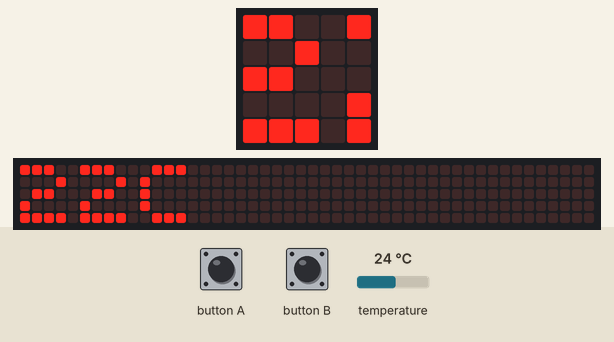
Simulated run of this program. Board: BBC micro:bit running MicroPython. Shown: the board's 5×5 LED display, a strip that is not on the board, showing the scrolling text unrolled. Inputs (shaded band) come from the test bench; at power-on: temperature 24 °C. The 48×5 strip is a reading aid, not a part: it shows the text the display is scrolling, unrolled, one strip-width of it at a time.

Above: at 1.2 s.
1.3 s: temperature set to 12 °C
At 5.1 s:
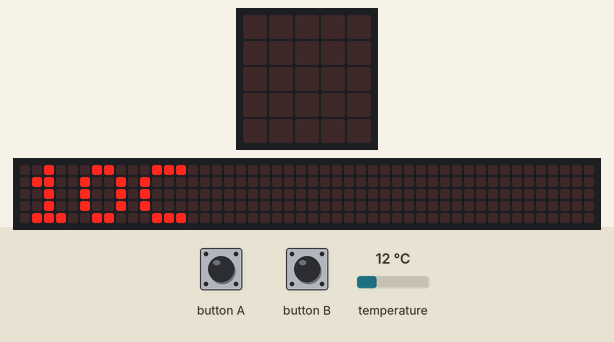
12.1 s: button B pressed for 3 s
At 15.1 s:
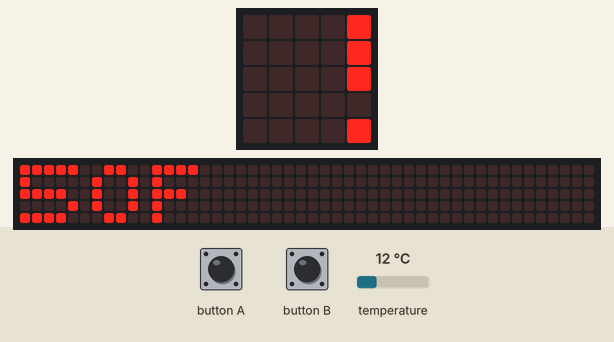
18.1 s: temperature set to 19 °C
At 20.1 s:
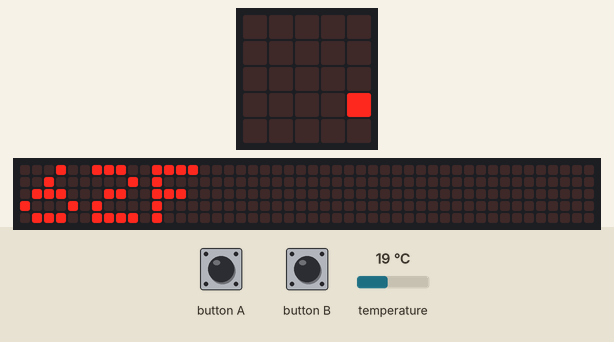
28.9 s: button A pressed for 3 s
At 30.1 s:
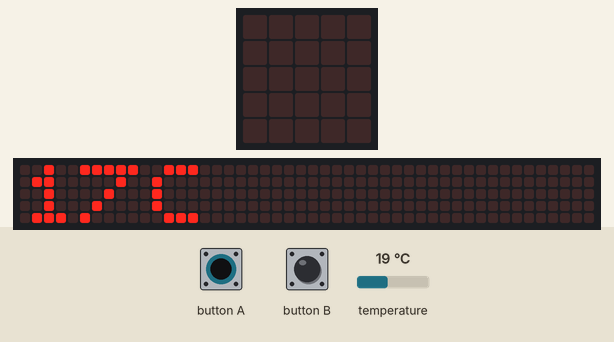
34.9 s: temperature set to 28 °C
At 35.1 s:
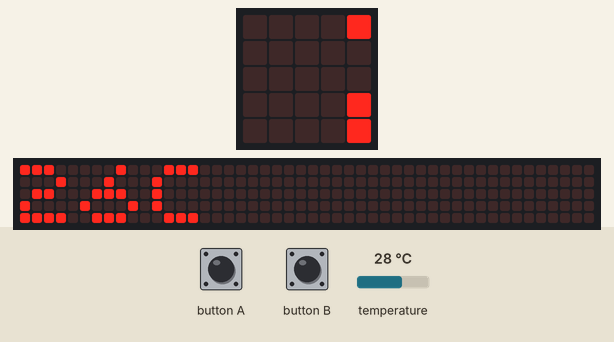

Measured:
- after the input at 12.1 s, the display: first differs from a run without the input after 2.9 s (image 2)
- after the input at 28.9 s, the display: first differs from a run without the input after 1.1 s (image 4)

The program:

Thermometer.py
```python
# Add your Python code here. E.g.
from microbit import *

unit = "C"
offset = -2

while True:
    if button_a.is_pressed():
        unit = "C"
    elif button_b.is_pressed():
        unit = "F"
    temp = temperature() + offset
    if unit == "F":
        temp = int(temp * 9/5 + 32)
    display.scroll(str(temp) + unit, delay=200, wait=False)
    sleep(5000)
```
